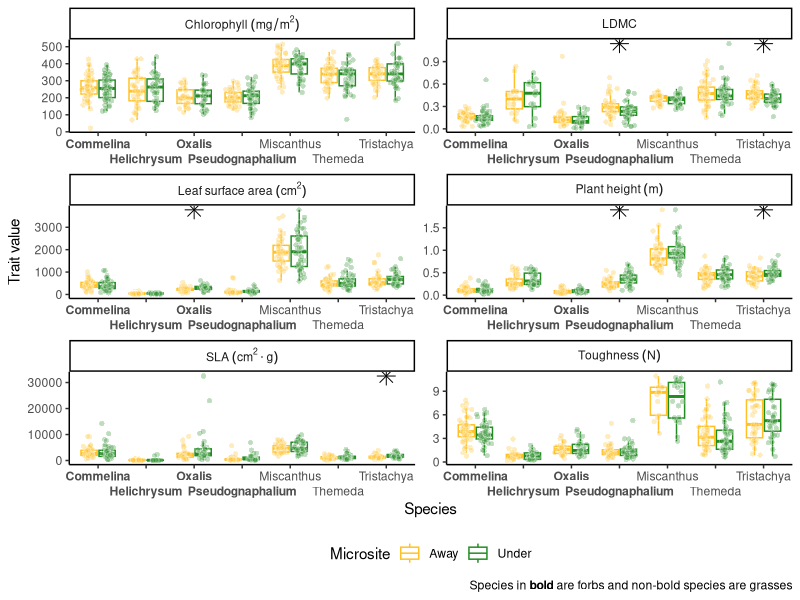
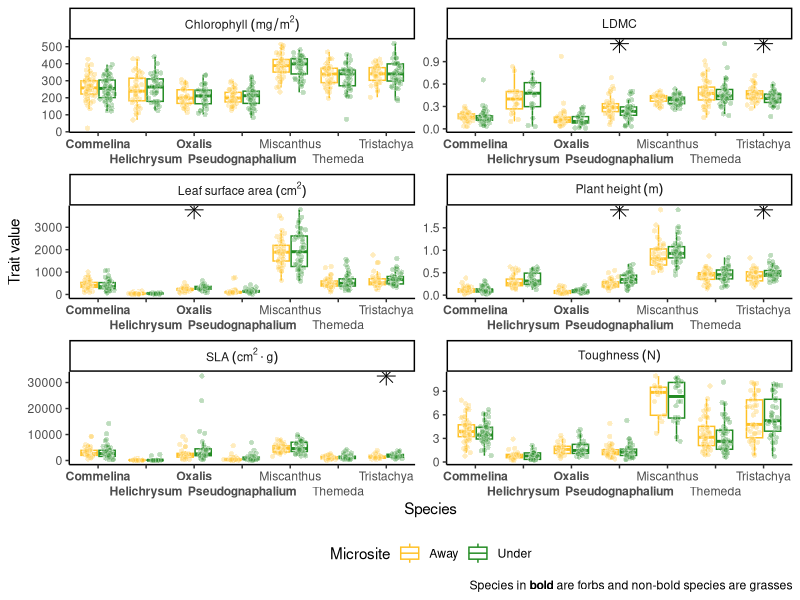

R code for these plots, in order:
####Libraries####
library(ggforce)
library(ggtext)
library(tidyverse)

####Import data####
FT = read.table("data/FT.txt",header=T) %>%
  mutate(Pair = rep(1:286, each = 2), #unique pair code
         LDMC = Dmass/WMass, 
         SLA = SA/LDMC,
         microsite = case_when(Habitat == "Under" ~ "Under",
                               TRUE ~ "Away"))

FT_long = FT %>%
  select(Species, SA, Chlorophyll, Toughness, PHeight, LDMC, SLA, microsite) %>%
  mutate(Toughness = as.numeric(Toughness),
         PHeight = as.numeric(PHeight)) %>%
  pivot_longer(
    cols = -c(Species, microsite),
    names_to = "trait",
    values_to = "trait_val",
    values_drop_na = TRUE
  ) %>%
  mutate(Species = case_when(Species == "Pseudognath" ~ "**Pseudognaphalium**",
                             Species == "Oxalis" ~ "**Oxalis**",
                             Species == "Helichrysum" ~ "**Helichrysum**",
                             Species == "Commelina" ~ "**Commelina**",
                             TRUE ~ as.character(Species))) %>%
  mutate(Species = factor(Species, levels=c('**Commelina**', '**Helichrysum**', '**Oxalis**', '**Pseudognaphalium**', 
                                            'Miscanthus', 'Themeda', 'Tristachya')),
         trait = case_when(trait == 'Chlorophyll' ~ "Chlorophyll~(mg/m^2)",
                           trait == 'PHeight' ~ "Plant~height~(m)",
                           trait == 'SLA' ~ "SLA~(cm^2%.%g)",
                           trait == 'LDMC' ~ "LDMC",
                           trait == 'Toughness' ~ "Toughness~(N)",
                           trait == 'SA' ~ "Leaf~surface~area~(cm^2)"))


####t-test####

FT_ttest = 
  FT_long %>%
  group_by(trait, Species) %>%
  group_split() %>%
  map_dfr(. %>%
            summarise(trait = trait[1],
                      Species = Species[1],
                      p_val = t.test(trait_val ~ microsite, data = .)$p.value)) %>%
  full_join(FT_long %>%
              group_by(trait) %>%
              reframe(maxy = max(trait_val))) %>%
  filter(p_val < 0.05)

# plot 

ggplot(FT_long,
       aes(x = Species,
           y = trait_val)) +
  geom_boxplot(aes(colour = microsite),
               outliers = FALSE) +
  geom_point(data = FT_long %>%
               filter(microsite == "Under"),
             aes(x = as.numeric(Species) + 0.2,
                 y = trait_val),
             alpha = 0.3,
             fill = 'forestgreen',
             colour = "white",
             shape = 21,
             position = position_jitternormal(sd_x = 0.05, sd_y = 0)) +
  geom_point(data = FT_long %>%
               filter(microsite == "Away"),
             aes(x = as.numeric(as.factor(Species)) - 0.2,
                 y = trait_val),
             alpha = 0.3,
             fill = 'goldenrod1',
             colour = "white",
             shape = 21,
             position = position_jitternormal(sd_x = 0.05, sd_y = 0)) +
  geom_point(data = FT_ttest,
             aes(x = Species,
                 y = maxy),
             shape = 8,
             size = 4) +
  facet_wrap(vars(trait),
             scales = "free",
             labeller = label_parsed,
             ncol = 2) +
  scale_x_discrete(guide = guide_axis(n.dodge = 2)) +
  scale_colour_manual(values = c('goldenrod1','forestgreen'),
                      name = "Microsite") +
  labs(y = "Trait value",
       caption = "Species in **bold** are forbs and non-bold species are grasses") +
  theme_classic() +
  theme(
    axis.text.x = element_markdown(),
    plot.caption = element_markdown(),
    legend.position = 'bottom'
  )

ggsave("figures/FT_boxplot.png",
       width = 8,
       height = 13)
